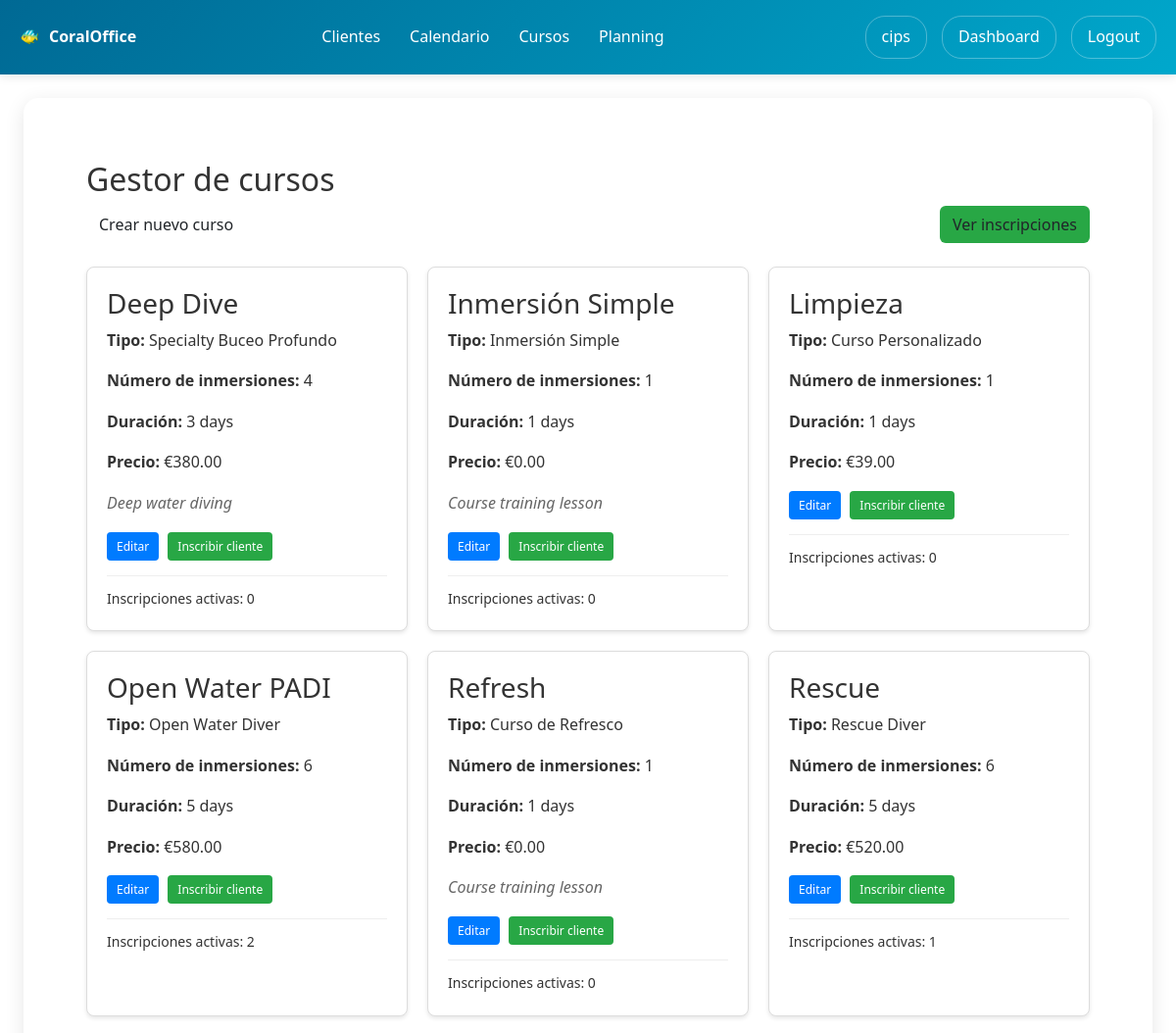
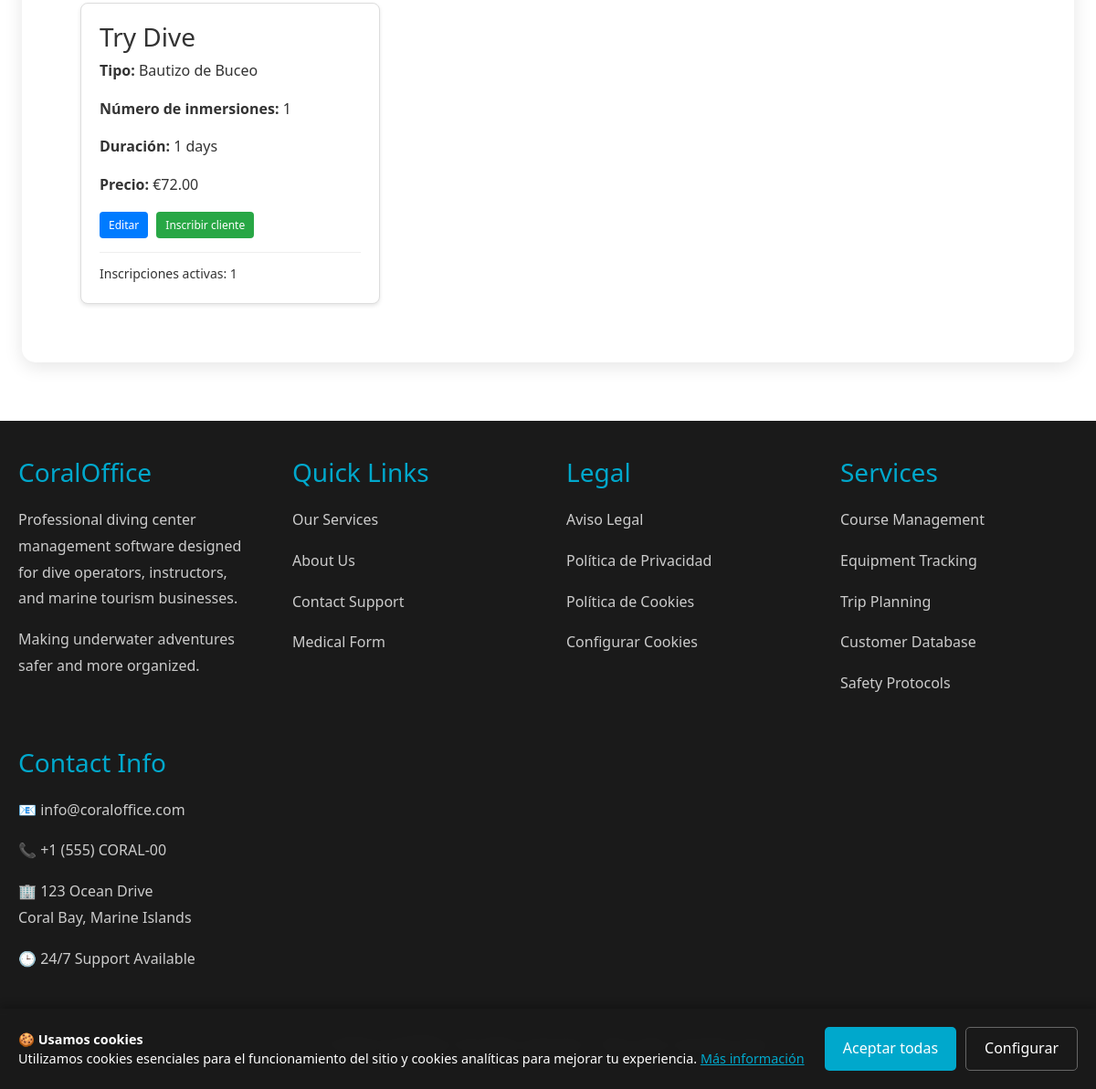
Page /users/courses/ (signed in) on the committed database (2 pictures, top to bottom).
### users/models.py (models this page shows, shortened)
class Course(models.Model):
    COURSE_TYPE_CHOICES = [
        ('OPEN_WATER', 'Open Water Diver'),
        ('ADVANCED_OPEN_WATER', 'Advanced Open Water'),
        ('RESCUE_DIVER', 'Rescue Diver'),
        ('DIVEMASTER', 'Divemaster'),
        ('NITROX', 'Especialidad Nitrox'),
        ('DEEP', 'Specialty Buceo Profundo'),
        ('WRECK', 'Especialidad en Pecios'),
        ('NIGHT', 'Especialidad en Buceo Nocturno'),
        ('NAVIGATION', 'Especialidad en Navegación Subacuática'),
        ('PHOTOGRAPHY', 'Especialidad en Fotografía Subacuática'),
        ('SINGLE_DIVE', 'Inmersión Simple'),
        ('DOUBLE_DIVE', 'Inmersión Doble'),
        ('TRY_DIVE', 'Bautizo de Buceo'),
        ('SCUBA_DIVER', 'Curso Scuba Diver'),
        ('DIVING_LESSON', 'Clase de Buceo'),
        ('REFRESH', 'Curso de Refresco'),
        ('CUSTOM', 'Curso Personalizado'),
    ]
    diving_center = models.ForeignKey(User, on_delete=models.CASCADE, related_name='courses')
    name = models.CharField(max_length=100)
    course_type = models.CharField(max_length=30, choices=COURSE_TYPE_CHOICES, default='CUSTOM')
    description = models.TextField(blank=True)
    total_dives = models.IntegerField(default=1, help_text="Número total de inmersiones en este curso")
    duration_days = models.IntegerField(default=1, help_text="Duración estimada en días")
    price = models.DecimalField(max_digits=10, decimal_places=2, default=0.00)
    prerequisites = models.TextField(blank=True, help_text="Certificaciones o requisitos previos necesarios")
    is_active = models.BooleanField(default=True)
    just_one_dive = models.BooleanField(default=False, help_text="Marcar si esta actividad o curso es solo para una inmersión")
    includes_material = models.BooleanField(default=True, help_text="El material está incluido en el precio del curso")
    includes_instructor = models.BooleanField(default=True, help_text="El instructor está incluido en el precio del curso")
    includes_insurance = models.BooleanField(default=True, help_text="El seguro está incluido en el precio del curso")
    created_at = models.DateTimeField(auto_now_add=True)
    class Meta:
        ordering = ['name']

### users/views.py (the view)
# urls.py: path('courses/', views.courses_list, name='courses_list'),
@login_required
def courses_list(request):
    if not request.user.userprofile.is_diving_center:
        messages.error(request, 'Access denied.')
        return redirect('users:profile')
    courses = Course.objects.filter(diving_center=request.user).order_by('name')
    return render(request, 'users/courses_list.html', {'courses': courses})

### users/context_processors.py (called while the page is built)
def cookies_context(request):
    cookies_accepted = request.COOKIES.get('cookies_accepted', 'false') == 'true'
    show_cookies_banner = not cookies_accepted
    return {
        'cookies_accepted': cookies_accepted,
        'show_cookies_banner': show_cookies_banner,
    }

### users/templates/users/courses_list.html (shortened to what this page needs)
{% extends 'users/base.html' %}
{% block users_content %}
<div class="p-3 container">
    <h2>Gestor de cursos</h2>
    <div class="mb-4 d-flex flex-column flex-md-row justify-content-md-between align-items-md-center">
        <a href="{% url 'users:add_course' %}" class="btn">Crear nuevo curso</a>
        <a href="{% url 'users:course_enrollments' %}" class="btn" style="background: #28a745;">Ver inscripciones</a>
    </div>
    {% if courses %}
        <div class="courses-grid">
            {% for course in courses %}
                <div class="course-card">
                    <h3>{{ course.name }}</h3>
                    <p><strong>Tipo:</strong> {{ course.get_course_type_display }}</p>
                    <p><strong>Número de inmersiones:</strong> {{ course.total_dives }}</p>
                    <p><strong>Duración:</strong> {{ course.duration_days }} days</p>
                    <p><strong>Precio:</strong> €{{ course.price }}</p>
                    {% if course.description %}
                        <p class="course-description">{{ course.description|truncatewords:20 }}</p>
                    {% endif %}
                    <div class="course-actions">
                        <a href="{% url 'users:edit_course' course.id %}" class="btn-small">Editar</a>
                        <a href="{% url 'users:enroll_customer_general' %}?course={{ course.id }}" class="btn-small" style="background: #28a745;">Inscribir cliente</a>
                    </div>
                    <div class="course-stats">
                        <small>
                            Inscripciones activas: {{ course.enrollments.count }}
                        </small>
                    </div>
                </div>
            {% endfor %}
        </div>
    {% else %}
        <p>No courses created yet. <a href="{% url 'users:add_course' %}">Añade tu primer curso</a>.</p>
    {% endif %}
</div>
{% endblock %}

### home/templates/home/base.html (shortened to what this page needs)
<!DOCTYPE html>
<html lang="en">
<head>
    <link href="https://cdn.jsdelivr.net/npm/bootstrap@5.3.2/dist/css/bootstrap.min.css" rel="stylesheet">
    <link rel="stylesheet" href="https://cdn.jsdelivr.net/npm/bootstrap-icons@1.11.1/font/bootstrap-icons.css">
</head>
<body>
    <header class="header">
        <nav class="nav-container">
            <div class="logo">CoralOffice</div>
            <ul class="nav-menu m-0 ms-0 p-0">
                {% if user.is_authenticated and user.userprofile.is_diving_center %}
                    <li><a href="{% url 'users:customer_list' %}">Clientes</a></li>
                    <li><a href="{% url 'users:calendar_view' %}">Calendario</a></li>
                <li><a href="{% url 'users:courses_list' %}">Cursos</a></li>
<li><a href="{% url 'users:staff_planning' %}">Planning</a></li>
                {% else %}
                    <li><a href="{% url 'home:home' %}">Home</a></li>
                    <li><a href="{% url 'home:services' %}">Services</a></li>
                    <li><a href="{% url 'home:about' %}">About</a></li>
                    <li><a href="{% url 'home:contact' %}">Contact</a></li>
                {% endif %}
            </ul>
            <div class="user-menu ms-3">
                {% if user.is_authenticated %}
                    <a href="{% url 'users:profile' %}">{{ user.username }}</a>
                    {% if user.userprofile.is_diving_center %}
                        <a href="{% url 'users:diving_center_dashboard' %}">Dashboard</a>
                    {% endif %}
                    <a href="{% url 'users:logout' %}">Logout</a>
                {% else %}
                    <a href="{% url 'users:login' %}">Login</a>
                {% endif %}
            </div>
        </nav>
    </header>
    {% if show_cookies_banner %}
    <div class="cookies-banner" id="cookiesBanner">
        <div class="cookies-banner-content">
            <div class="cookies-text">
                <strong>🍪 Usamos cookies</strong><br>
                Utilizamos cookies esenciales para el funcionamiento del sitio y cookies analíticas para mejorar tu experiencia.
                <a href="{% url 'home:cookies_policy' %}" style="color: #00a8cc;">Más información</a>
            </div>
            <div class="cookies-buttons">
                <button class="cookies-btn cookies-btn-accept" onclick="acceptAllCookies()">Aceptar todas</button>
                <a href="{% url 'home:cookies_settings' %}" class="cookies-btn cookies-btn-settings">Configurar</a>
            </div>
        </div>
    </div>
    {% endif %}
    <main class="main-content pt-0">
        {% block content %}
        {% endblock %}
    </main>
    <footer class="footer">
        <div class="footer-content">
            <div class="footer-section">
                <h3>CoralOffice</h3>
                <p>Professional diving center management software designed for dive operators, instructors, and marine tourism businesses.</p>
                <p>Making underwater adventures safer and more organized.</p>
            </div>
            <div class="footer-section">
                <h3>Quick Links</h3>
                <p><a href="{% url 'home:services' %}">Our Services</a></p>
                <p><a href="{% url 'home:about' %}">About Us</a></p>
                <p><a href="{% url 'home:contact' %}">Contact Support</a></p>
                <p><a href="{% url 'users:medical_form' %}">Medical Form</a></p>
            </div>
            <div class="footer-section">
                <h3>Legal</h3>
                <p><a href="{% url 'home:legal_notice' %}">Aviso Legal</a></p>
                <p><a href="{% url 'home:privacy_policy' %}">Política de Privacidad</a></p>
                <p><a href="{% url 'home:cookies_policy' %}">Política de Cookies</a></p>
                <p><a href="{% url 'home:cookies_settings' %}">Configurar Cookies</a></p>
            </div>
            <div class="footer-section">
                <h3>Services</h3>
                <p>Course Management</p>
                <p>Equipment Tracking</p>
                <p>Trip Planning</p>
                <p>Customer Database</p>
                <p>Safety Protocols</p>
            </div>
            <div class="footer-section">
                <h3>Contact Info</h3>
                <p>📧 info@coraloffice.com</p>
                <p>📞 +1 (555) CORAL-00</p>
                <p>🏢 123 Ocean Drive<br>Coral Bay, Marine Islands</p>
                <p>🕒 24/7 Support Available</p>
            </div>
        </div>
        <div class="footer-bottom">
            <p>&copy; 2024 CoralOffice. All rights reserved. | Dive safe, manage smart.</p>
        </div>
    </footer>
</body>
</html>

### home/templates/home/base.html (style rules this page uses)
* { margin: 0; padding: 0; box-sizing: border-box; }
body { font-family: 'Segoe UI', Tahoma, Geneva, Verdana, sans-serif; line-height: 1.6; color: #333; }
.header { background: linear-gradient(135deg, #006994, #00a8cc); color: white; padding: 1rem 0; box-shadow: 0 2px 10px rgba(0,0,0,0.1); position: relative; }
.nav-container { max-width: 1200px; margin: 0 auto; display: flex; justify-content: space-between; align-items: center; padding: 0 20px; }
.logo { font-size: 1rem; font-weight: bold; display: flex; align-items: center; z-index: 1001; }
.logo::before { content: '🐠'; margin-right: 10px; }
.nav-menu { display: flex; list-style: none; gap: 30px; }
.nav-menu a { color: white; text-decoration: none; padding: 10px 0px; border-radius: 5px; transition: background 0.3s; }
.user-menu { display: flex; align-items: center; gap: 15px; }
.user-menu a { color: white; text-decoration: none; padding: 8px 16px; border: 1px solid rgba(255,255,255,0.3); border-radius: 20px; transition: all 0.3s; }
.main-content { min-height: calc(100vh - 140px); padding: 40px 0; }
.container { max-width: 1200px; margin: 0 auto; }
.cookies-banner { position: fixed; bottom: 0; left: 0; right: 0; background: rgba(26, 26, 26, 0.95); color: white; padding: 20px; z-index: 9999; box-shadow: 0 -2px 10px rgba(0,0,0,0.3); backdrop-filter: blur(10px); }
.cookies-banner-content { max-width: 1200px; margin: 0 auto; display: flex; align-items: center; justify-content: space-between; gap: 20px; }
.cookies-text { flex: 1; font-size: 0.9rem; line-height: 1.5; }
.cookies-buttons { display: flex; gap: 10px; flex-shrink: 0; }
.cookies-btn { padding: 10px 20px; border: none; border-radius: 5px; cursor: pointer; font-weight: 500; text-decoration: none; display: inline-block; transition: all 0.3s; }
.cookies-btn-accept { background: #00a8cc; color: white; }
.cookies-btn-settings { background: transparent; color: white; border: 1px solid #666; }
.footer { background: #1a1a1a; color: white; padding: 40px 0 20px; }
.footer-content { max-width: 1200px; margin: 0 auto; padding: 0 20px; display: grid; grid-template-columns: repeat(auto-fit, minmax(250px, 1fr)); gap: 40px; }
.footer-section h3 { color: #00a8cc; margin-bottom: 20px; }
.footer-section p, .footer-section a { color: #ccc; text-decoration: none; line-height: 1.8; }
.footer-bottom { text-align: center; margin-top: 30px; padding-top: 20px; border-top: 1px solid #333; color: #888; }

### users/templates/users/courses_list.html (style rules this page uses)
.courses-grid { display: grid; grid-template-columns: repeat(auto-fill, minmax(300px, 1fr)); gap: 20px; margin-top: 20px; }
.course-card { border: 1px solid #ddd; border-radius: 8px; padding: 20px; background: white; box-shadow: 0 2px 4px rgba(0,0,0,0.1); }
.course-card h3 { margin-top: 0; color: #333; }
.course-description { color: #666; font-style: italic; }
.course-actions { margin: 15px 0; }
.course-actions .btn-small { display: inline-block; padding: 5px 10px; background: #007bff; color: white; text-decoration: none; border-radius: 4px; font-size: 12px; margin-right: 5px; }
.course-stats { border-top: 1px solid #eee; padding-top: 10px; margin-top: 15px; }

### rows in the picture
Course: name "Deep Dive", course_type "Specialty Buceo Profundo", total_dives "4", duration_days "3", price "380.00", description "Deep water diving", enrollments.count "0"
Course: name "Inmersión Simple", course_type "Inmersión Simple", total_dives "1", duration_days "1", price "0.00", description "Course training lesson", enrollments.count "0"
Course: name "Limpieza", course_type "Curso Personalizado", total_dives "1", duration_days "1", price "39.00", enrollments.count "0"
Course: name "Open Water PADI", course_type "Open Water Diver", total_dives "6", duration_days "5", price "580.00", enrollments.count "2"
Course: name "Refresh", course_type "Curso de Refresco", total_dives "1", duration_days "1", price "0.00", description "Course training lesson", enrollments.count "0"
Course: name "Rescue", course_type "Rescue Diver", total_dives "6", duration_days "5", price "520.00", enrollments.count "1"
Course: name "Try Dive", course_type "Bautizo de Buceo", total_dives "1", duration_days "1", price "72.00", enrollments.count "1"

### other values in the picture
{{ user.username }} "cips"
